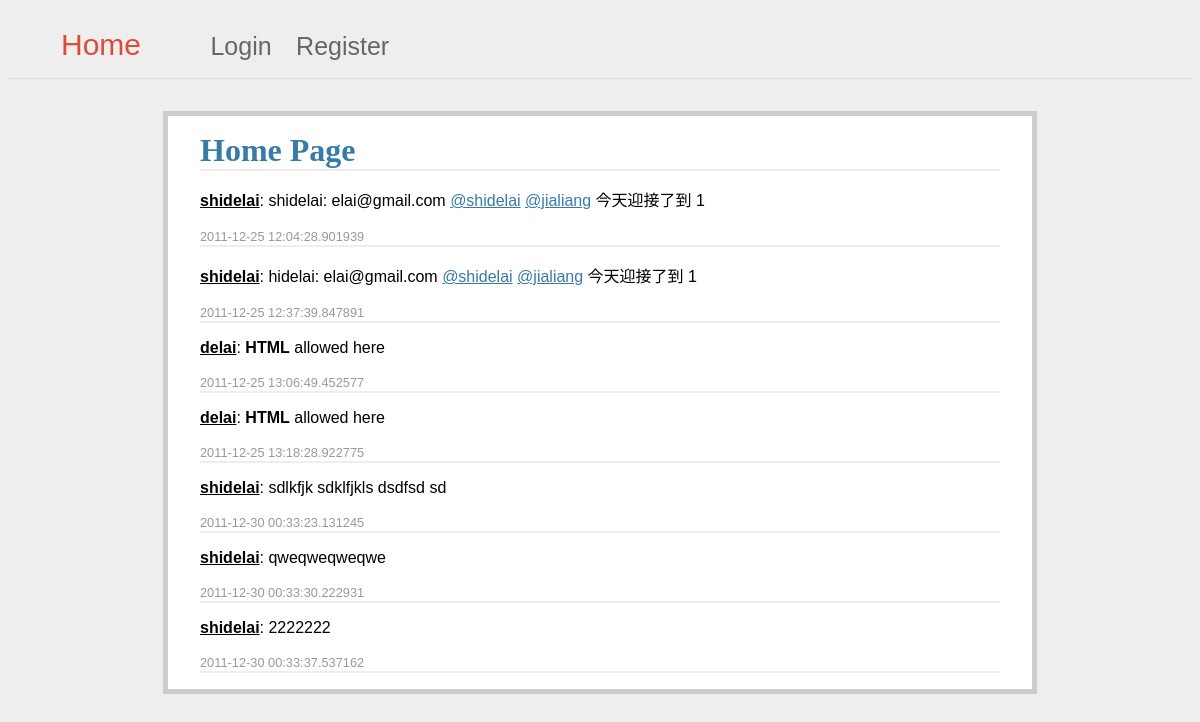
Before: / with the older database file.
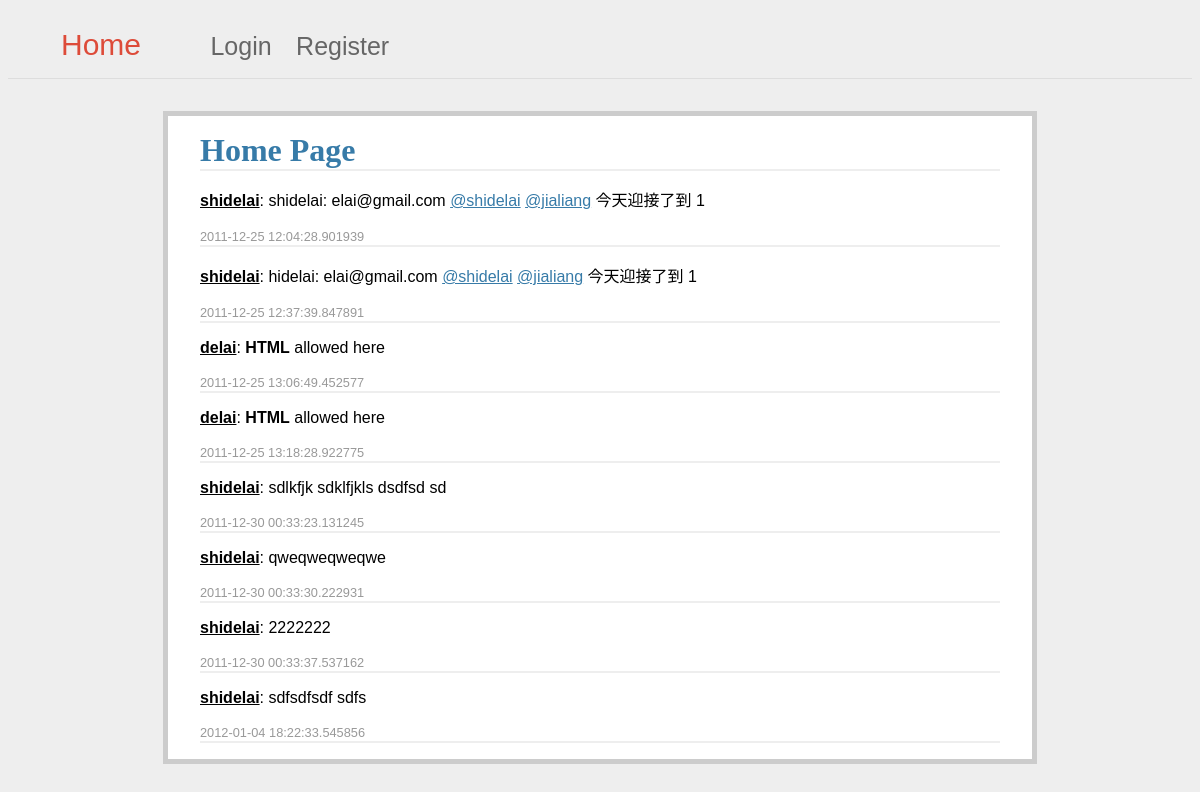
After: the same page with the newer database file.
### twxt/models.py (models this page shows, shortened)
class Tweet(Base):
    __tablename__ = 'tweet'
    id = Column(Integer, primary_key=True)
    author = Column(String(20), nullable=True)
    text = Column(String(200), nullable=True)
    post_time = Column(TIMESTAMP, nullable=True)

### twxt/views.py (the view)
class IndexView(ListView):
    def get_template_name(self):
        return 'index.html'
    def get_objects(self):
        return Tweet.query.order_by('post_time').all()

### twxt/__init__.py (called while the page is built)
@template_rendered.connect_via(app)
def when_template_rendered(sender, template, context):
    pass

@app.before_request
def before_request():
    app.logger.debug('before_request() called')

@app.teardown_request
def teardown_request(exception):
    pass

### twxt/views.py (called while the page is built)
@app.teardown_request
def shutdown_session(exception=None):
    db_session.remove()

    def render_template(self, context):
        return render_template(self.get_template_name(), **context)

    def dispatch_request(self):
        context = {'objects': self.get_objects()}
        return self.render_template(context)

### twxt/templates/index.html
{% if session.get('username') %}
	{% extends "base_tweets_addform.html" %}
{% else %}
	{% extends "base_tweets.html" %}
{% endif %}
{% block page_intr %}
    	<h1>Home Page</h1>
{% endblock %}

### twxt/templates/base_tweets.html
{% extends "base.html" %}
{% block tweets %}
  <ul class="tweets">
  {% if objects %}
  	{% for tweet in objects %}
    <li>
	  	<p><a href="/{{ tweet.author }}" class="author">{{ tweet.author }}</a>: {{ tweet.text | safe }}</p>
		<span class="time">{{ tweet.post_time }}</span>
    </li>
	{% endfor %}
  {% else %}
    <li><em>Unbelievable.  No tweets here so far</em></li>
  {% endif %}
  </ul>
{% endblock %}

### twxt/templates/base.html (shortened to what this page needs)
<!doctype html>
<html xmlns="http://www.w3.org/1999/xhtml" xml:lang="en" lang="en">
<head>
    <link rel="stylesheet" type="text/css" href="{{ url_for('static', filename='style.css') }}">
</head>
<body>
<div id="header">
    {% if not session.username %}
    	<a href="/" class="left-text">Home</a>
    	<a href="{{ url_for('login') }}">Login</a>
		<a href="{{ url_for('register') }}">Register</a>
    {% else %}
    	<a href="/" class="left-text">Home</a>
    	<a href="{{ url_for('user_page', request_username = session.username) }}"> {{ session.username }}</a>
    	<a href="{{ url_for('users_list_page') }}">Users</a>
    	<a href="{{ url_for('logout') }}">Logout</a>
    {% endif %}
</div>
<div id="page">
    {% block page_intr %} {% endblock %}
    {% block content %}
        {% block tweets %} {% endblock%}
    {% endblock %}
</div>
</body>
</html>

### twxt/static/style.css (style rules this page uses)
body { font-family: sans-serif; background: #eee; }
a, h1, h2 { color: #377BA8; }
h1, h2 { font-family: 'Georgia', serif; margin: 0; }
h1 { border-bottom: 2px solid #eee; }
ul, li { margin: 0; padding: 0; border: 0; outline: 0; list-style-type: none; }
.time { font-size: 0.8em; color: #999; font-weight: normal; }
#page { margin: 2em auto; width: 50em; border: 5px solid #ccc; padding: 1em 2em; background: white; }
#header { border-bottom: 1px solid #DDD; height: 50px; padding-top: 20px; padding-left: 44px; position: relative; z-index: 190; margin-top: 0; white-space: nowrap; width: auto; }
#header a { color: #666; font-size: 25px; margin-right: 20px; text-decoration: none; }
#header .left-text { margin-left: 9px; color: #DD4B39; min-width: 125px; display: inline-block; font-size: 30px; font-weight: normal; }
.tweets li { border-bottom: 2px solid #EEE; }
.tweets li .author { color: black; font-weight: bold; }

Changed rows visible on the page:
added Tweet: author "shidelai", text "sdfsdfsdf sdfs", post_time "2012-01-04 18:22:33.545856"
